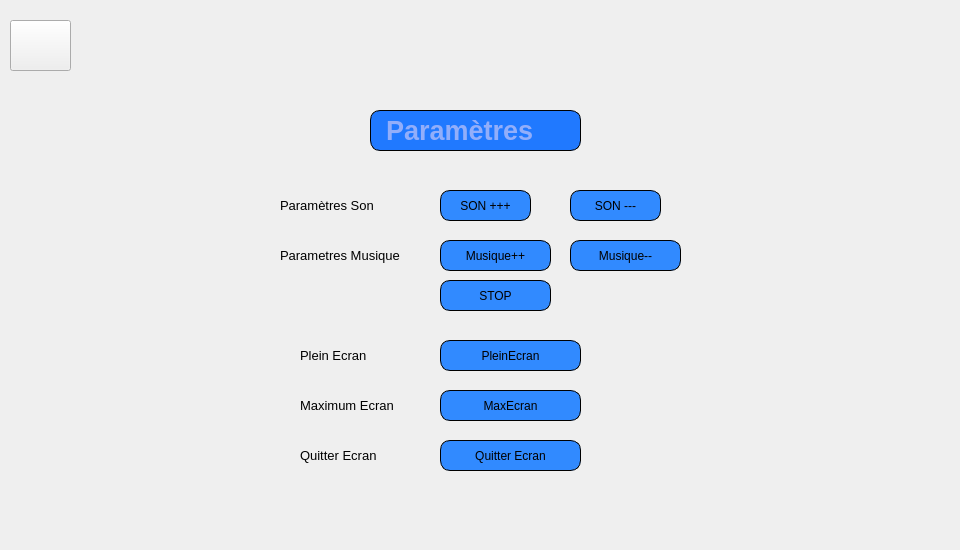
   <widget class="QWidget" name="settings">
    <widget class="QLabel" name="label_71">
     <property name="geometry">
      <rect>
       <x>0</x>
       <y>10</y>
       <width>951</width>
       <height>531</height>
      </rect>
     </property>
     <property name="text">
      <string/>
     </property>
     <property name="pixmap">
      <pixmap resource="qt.qrc">:/new/prefix1/icons/haya.png</pixmap>
     </property>
    </widget>
    <widget class="QLabel" name="label_72">
     <property name="geometry">
      <rect>
       <x>240</x>
       <y>90</y>
       <width>541</width>
       <height>401</height>
      </rect>
     </property>
     <property name="text">
      <string/>
     </property>
     <property name="pixmap">
      <pixmap resource="qt.qrc">:/new/prefix1/icons/imf.jpg</pixmap>
     </property>
    </widget>
    <widget class="QPushButton" name="home_settings">
     <property name="geometry">
      <rect>
       <x>10</x>
       <y>20</y>
       <width>61</width>
       <height>51</height>
      </rect>
     </property>
     <property name="text">
      <string/>
     </property>
     <property name="icon">
      <iconset resource="qt.qrc">
       <normaloff>:/new/prefix1/icons/icons8_home_48px.png</normaloff>:/new/prefix1/icons/icons8_home_48px.png</iconset>
     </property>
     <property name="iconSize">
      <size>
       <width>1000</width>
       <height>1000</height>
      </size>
     </property>
    </widget>
    <widget class="QPushButton" name="save">
     <property name="geometry">
      <rect>
       <x>440</x>
       <y>190</y>
       <width>91</width>
       <height>31</height>
      </rect>
     </property>
     <property name="styleSheet">
      <string notr="true">		border: 1px solid black;
border-radius: 10px;
padding: 0 8px;
background: #318aff;
font: bold, &quot;Arial&quot;;;
text-align:center;
</string>
     </property>
     <property name="text">
      <string>SON +++</string>
     </property>
     <property name="icon">
      <iconset resource="qt.qrc">
       <normaloff>:/new/prefix1/icons/arrow.png</normaloff>:/new/prefix1/icons/arrow.png</iconset>
     </property>
    </widget>
    <widget class="QPushButton" name="load">
     <property name="geometry">
      <rect>
       <x>570</x>
       <y>190</y>
       <width>91</width>
       <height>31</height>
      </rect>
     </property>
     <property name="styleSheet">
      <string notr="true">		border: 1px solid black;
border-radius: 10px;
padding: 0 8px;
background: #318aff;
font: bold, &quot;Arial&quot;;;
text-align:center;
</string>
     </property>
     <property name="text">
      <string>SON ---</string>
     </property>
     <property name="icon">
      <iconset resource="qt.qrc">
       <normaloff>:/new/prefix1/icons/arrow.png</normaloff>:/new/prefix1/icons/arrow.png</iconset>
     </property>
    </widget>
    <widget class="QLabel" name="label_73">
     <property name="geometry">
      <rect>
       <x>280</x>
       <y>190</y>
       <width>121</width>
       <height>31</height>
      </rect>
     </property>
     <property name="font">
      <font>
       <family>Arial</family>
       <pointsize>10</pointsize>
      </font>
     </property>
     <property name="text">
      <string>Paramètres Son</string>
     </property>
    </widget>
    <widget class="QLabel" name="label_74">
     <property name="geometry">
      <rect>
       <x>280</x>
       <y>240</y>
       <width>151</width>
       <height>31</height>
      </rect>
     </property>
     <property name="font">
      <font>
       <family>Arial</family>
       <pointsize>10</pointsize>
      </font>
     </property>
     <property name="text">
      <string>Parametres Musique</string>
     </property>
    </widget>
    <widget class="QPushButton" name="plein">
     <property name="geometry">
      <rect>
       <x>440</x>
       <y>340</y>
       <width>141</width>
       <height>31</height>
      </rect>
     </property>
     <property name="styleSheet">
      <string notr="true">		border: 1px solid black;
border-radius: 10px;
padding: 0 8px;
background: #318aff;
font: bold, &quot;Arial&quot;;;
text-align:center;
</string>
     </property>
     <property name="text">
      <string>PleinEcran</string>
     </property>
     <property name="icon">
      <iconset resource="qt.qrc">
       <normaloff>:/new/prefix1/icons/arrow.png</normaloff>:/new/prefix1/icons/arrow.png</iconset>
     </property>
    </widget>
    <widget class="QPushButton" name="max">
     <property name="geometry">
      <rect>
       <x>440</x>
       <y>390</y>
       <width>141</width>
       <height>31</height>
      </rect>
     </property>
     <property name="styleSheet">
      <string notr="true">		border: 1px solid black;
border-radius: 10px;
padding: 0 8px;
background: #318aff;
font: bold, &quot;Arial&quot;;;
text-align:center;
</string>
     </property>
     <property name="text">
      <string>MaxEcran</string>
     </property>
     <property name="icon">
      <iconset resource="qt.qrc">
       <normaloff>:/new/prefix1/icons/arrow.png</normaloff>:/new/prefix1/icons/arrow.png</iconset>
     </property>
    </widget>
    <widget class="QPushButton" name="min">
     <property name="geometry">
      <rect>
       <x>440</x>
       <y>440</y>
       <width>141</width>
       <height>31</height>
      </rect>
     </property>
     <property name="styleSheet">
      <string notr="true">		border: 1px solid black;
border-radius: 10px;
padding: 0 8px;
background: #318aff;
font: bold, &quot;Arial&quot;;;
text-align:center;
</string>
     </property>
     <property name="text">
      <string>Quitter Ecran</string>
     </property>
     <property name="icon">
      <iconset resource="qt.qrc">
       <normaloff>:/new/prefix1/icons/arrow.png</normaloff>:/new/prefix1/icons/arrow.png</iconset>
     </property>
    </widget>
    <widget class="QLabel" name="label_75">
     <property name="geometry">
      <rect>
       <x>300</x>
       <y>340</y>
       <width>121</width>
       <height>31</height>
      </rect>
     </property>
     <property name="font">
      <font>
       <family>Arial</family>
       <pointsize>10</pointsize>
      </font>
     </property>
     <property name="text">
      <string>Plein Ecran</string>
     </property>
    </widget>
    <widget class="QLabel" name="label_78">
     <property name="geometry">
      <rect>
       <x>300</x>
       <y>390</y>
       <width>121</width>
       <height>31</height>
      </rect>
     </property>
     <property name="font">
      <font>
       <family>Arial</family>
       <pointsize>10</pointsize>
      </font>
     </property>
     <property name="text">
      <string>Maximum Ecran</string>
     </property>
    </widget>
    <widget class="QLabel" name="label_82">
     <property name="geometry">
      <rect>
       <x>300</x>
       <y>440</y>
       <width>121</width>
       <height>31</height>
      </rect>
     </property>
     <property name="font">
      <font>
       <family>Arial</family>
       <pointsize>10</pointsize>
      </font>
     </property>
     <property name="text">
      <string>Quitter Ecran</string>
     </property>
    </widget>
    <widget class="QLabel" name="label_103">
     <property name="geometry">
      <rect>
       <x>370</x>
       <y>110</y>
       <width>211</width>
       <height>41</height>
      </rect>
     </property>
     <property name="font">
      <font>
       <family>Arial</family>
       <pointsize>20</pointsize>
       <weight>75</weight>
       <italic>false</italic>
       <bold>true</bold>
      </font>
     </property>
     <property name="styleSheet">
      <string notr="true">border: 1px solid black;
background-color: rgb(32, 121, 255);
color: rgb(146, 174, 250);
border-radius: 10px;
padding: 0 8px;

font: bold, &quot;Arial&quot;;;
text-align:center;</string>
     </property>
     <property name="text">
      <string>Paramètres</string>
     </property>
    </widget>
    <widget class="QPushButton" name="musicplus">
     <property name="geometry">
      <rect>
       <x>440</x>
       <y>240</y>
       <width>111</width>
       <height>31</height>
      </rect>
     </property>
     <property name="styleSheet">
      <string notr="true">		border: 1px solid black;
border-radius: 10px;
padding: 0 8px;
background: #318aff;
font: bold, &quot;Arial&quot;;;
text-align:center;
</string>
     </property>
     <property name="text">
      <string>Musique++</string>
     </property>
     <property name="icon">
      <iconset resource="qt.qrc">
       <normaloff>:/new/prefix1/icons/arrow.png</normaloff>:/new/prefix1/icons/arrow.png</iconset>
     </property>
    </widget>
    <widget class="QPushButton" name="musicmoins">
     <property name="geometry">
      <rect>
       <x>570</x>
       <y>240</y>
       <width>111</width>
       <height>31</height>
      </rect>
     </property>
     <property name="styleSheet">
      <string notr="true">		border: 1px solid black;
border-radius: 10px;
padding: 0 8px;
background: #318aff;
font: bold, &quot;Arial&quot;;;
text-align:center;
</string>
     </property>
     <property name="text">
      <string>Musique--</string>
     </property>
     <property name="icon">
      <iconset resource="qt.qrc">
       <normaloff>:/new/prefix1/icons/arrow.png</normaloff>:/new/prefix1/icons/arrow.png</iconset>
     </property>
    </widget>
    <widget class="QPushButton" name="stopmusic">
     <property name="geometry">
      <rect>
       <x>440</x>
       <y>280</y>
       <width>111</width>
       <height>31</height>
      </rect>
     </property>
     <property name="styleSheet">
      <string notr="true">		border: 1px solid black;
border-radius: 10px;
padding: 0 8px;
background: #318aff;
font: bold, &quot;Arial&quot;;;
text-align:center;
</string>
     </property>
     <property name="text">
      <string>STOP</string>
     </property>
     <property name="icon">
      <iconset resource="qt.qrc">
       <normaloff>:/new/prefix1/icons/arrow.png</normaloff>:/new/prefix1/icons/arrow.png</iconset>
     </property>
    </widget>
   </widget>
